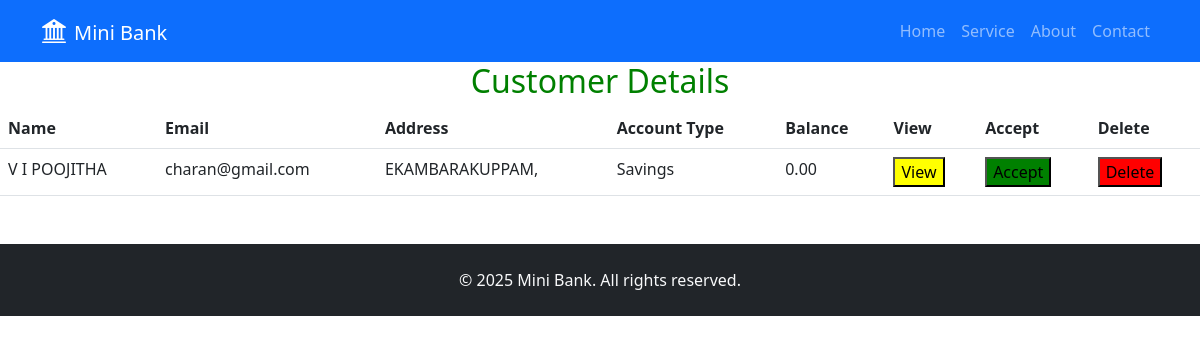
Page /manager/view_new_customer_details on the committed database.
### New_customer/models.py (models this page shows)
class New_Customer(models.Model):
    Customer_Name=models.CharField(max_length=20)
    Customer_Phone=models.CharField(max_length=10)
    Customer_Address=models.TextField()
    Customer_Email=models.EmailField(primary_key=True)
    Customer_FName=models.CharField(max_length=20)
    Customer_Password=models.CharField(max_length=10)
    Customer_Balance=models.DecimalField(max_digits=9,decimal_places=2 ,null=False)
    Customer_Account_Type=models.CharField(max_length=12)

### Manager/views.py (the view)
def view_new_customer_details(request):
    customer_det=New_Customer.objects.all()
    return render(request,'new_customer_details.html',{'customer_det':customer_det})

### templates/new_customer_details.html (shortened to what this page needs)
 {% extends 'base.html' %}
{% load static %}
{% block content %}
{% if customer_det %}
  <h2 align="center" style="color: green;"> Customer Details </h2>
  <table class="table table-hover">
    <thead>
      <tr>
        <th scope="col">Name</th>
        <th scope="col">Email</th>
        <th scope="col">Address</th>
        <th scope="col">Account Type</th>
        <th scope="col">Balance</th>
        <th scope="col">View</th>
        <th scope="col">Accept</th>
        <th scope="col">Delete</th>
      </tr>
    </thead>
    <tbody>
      {% for cust in customer_det %}
      <tr>
        <td>{{ cust.Customer_Name }}</td>
        <td>{{ cust.Customer_Email }}</td>
        <td>{{ cust.Customer_Address }}</td>
        <td>{{ cust.Customer_Account_Type }}</td>
        <td>{{ cust.Customer_Balance }}</td>
        <td>
  <form method="post" action="new_customer_view">
    <button type="submit" style="background-color: yellow;" >View</button>
  </form>
</td>
        <td>
  <form method="post" action="add_new_customer">
    <button type="submit" style="background-color: green;" >Accept</button>
  </form>
</td>
<td>
  <form method="post" action="delete_new_customer">
    <button type="submit" style="background-color: red;" >Delete</button>
  </form>
</td>
      </tr>
      {% endfor %}
    </tbody>
  </table>
{% else %}
  <div class="alert alert-danger alert-dismissible fade show mt-3" role="alert">
    <i class="bi bi-exclamation-triangle-fill me-2"></i>
    <b style="color: #dc3545;">No customer records found</b>
    <button type="button" class="btn-close" data-bs-dismiss="alert" aria-label="Close"></button>
  </div>
{% endif %}
{% endblock content %}

### rows in the picture
New_Customer: Customer_Name "V I POOJITHA", Customer_Email "charan@gmail.com", Customer_Address "EKAMBARAKUPPAM,", Customer_Account_Type "Savings", Customer_Balance "0.00"
